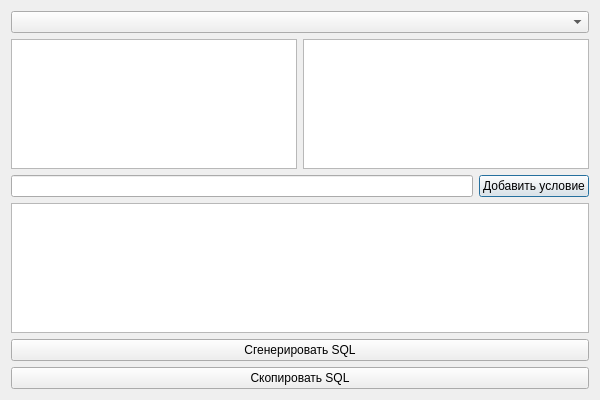
<?xml version="1.0" encoding="UTF-8"?>
<ui version="4.0">
 <class>QueryBuilderDialog</class>
 <widget class="QDialog" name="QueryBuilderDialog">
  <property name="geometry">
   <rect>
    <x>0</x>
    <y>0</y>
    <width>600</width>
    <height>400</height>
   </rect>
  </property>
  <layout class="QVBoxLayout" name="verticalLayout">
   <item>
    <layout class="QHBoxLayout" name="topLayout">
     <item>
      <widget class="QComboBox" name="comboMainTable"/>
     </item>
    </layout>
   </item>
   <item>
    <layout class="QHBoxLayout" name="centerLayout">
     <item>
      <widget class="QListWidget" name="listColumns"/>
     </item>
     <item>
      <widget class="QListWidget" name="listConditions"/>
     </item>
    </layout>
   </item>
   <item>
    <layout class="QHBoxLayout" name="conditionControlLayout">
     <item>
      <widget class="QLineEdit" name="editCondition"/>
     </item>
     <item>
      <widget class="QPushButton" name="btnAddCondition">
       <property name="text">
        <string>Добавить условие</string>
       </property>
      </widget>
     </item>
    </layout>
   </item>
   <item>
    <widget class="QTextEdit" name="textQuery"/>
   </item>
   <item>
    <widget class="QPushButton" name="btnGenerate">
     <property name="text">
      <string>Сгенерировать SQL</string>
     </property>
    </widget>
   </item>
   <item>
    <widget class="QPushButton" name="btnCopy">
     <property name="text">
      <string>Скопировать SQL</string>
     </property>
    </widget>
   </item>
  </layout>
 </widget>
 <resources/>
 <connections/>
</ui>
